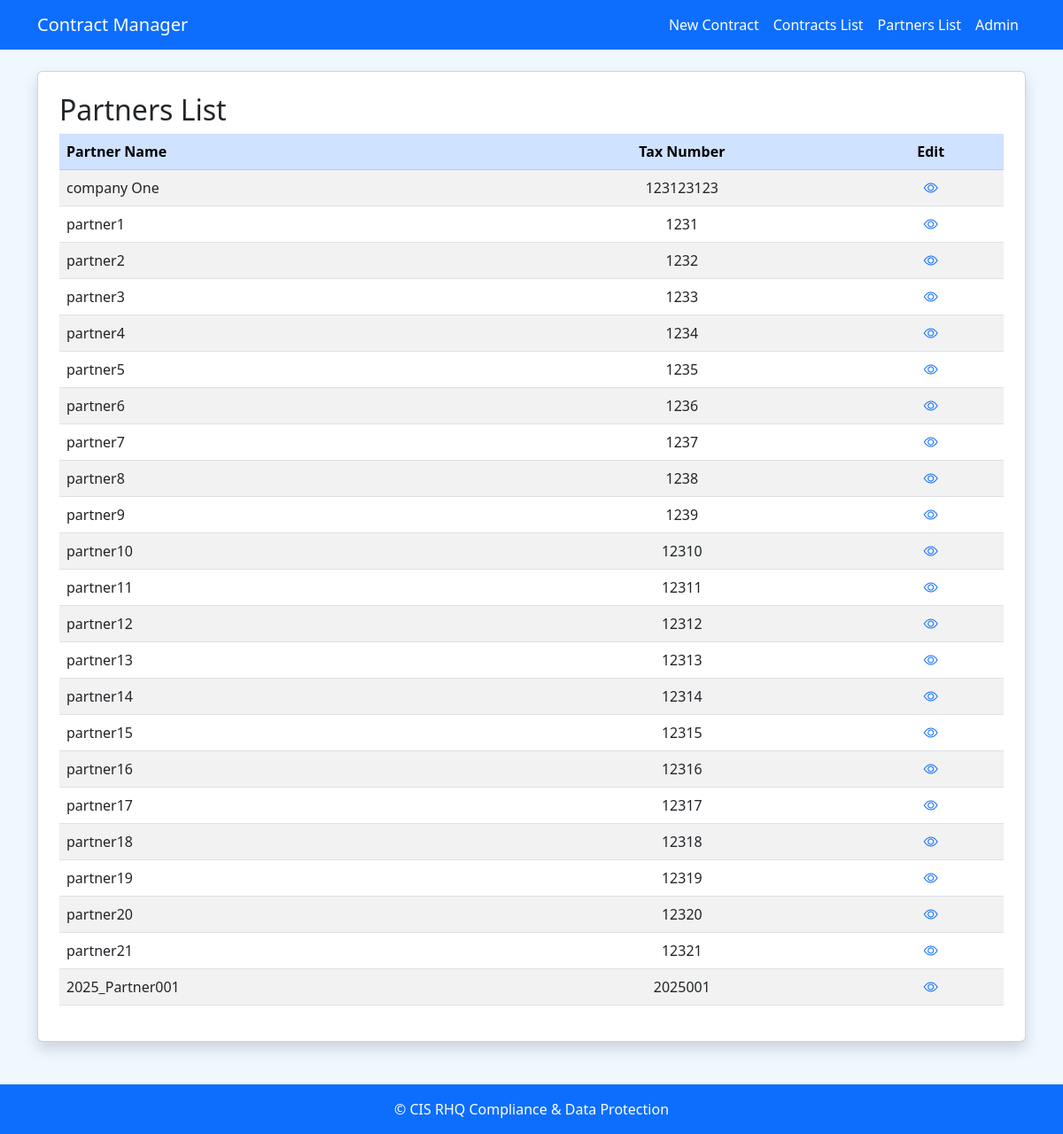
The app's page /choose_partner/ with its own data.
### app/models.py (models this page shows)
class Partner(db.Model):
    __tablename__ = 'partners'
    partner_id = mapped_column(Integer, primary_key=True, autoincrement=True)
    partner_name = mapped_column(String(100), nullable=False)
    tax_no = mapped_column(Integer, nullable=False)
    contracts = relationship("Contract", back_populates="partner")

### app/route_main/routes.py (the view)
@bp.route("/choose_partner/")
def choose_partner():
    partners = Partner.query.all()
    partners_per_page = 10
    total_partners = Partner.query.count()
    total_pages = (total_partners + partners_per_page - 1) // partners_per_page  # Calculate total pages
    return render_template('temp_choose_partner1.html', partners=partners, total_pages=total_pages, total_partners=total_partners)

### app/templates/temp_choose_partner1.html (shortened to what this page needs)
{% extends 'base.html' %}
{% block content %}
<link rel="stylesheet" href="//cdn.datatables.net/2.1.8/css/dataTables.dataTables.min.css">
<link rel="stylesheet" href="//cdn.datatables.net/2.1.8/css/dataTables.bootstrap5.css">
<div class="card shadow p-4 mb-4">
    <h2 class="card-title">Partners List</h2>
    <div class="table-responsive">
        <table id="partnersTable" class="table table-striped">
            <thead class="table-primary compact">
                <tr>
                    <th>Partner Name</th>
                    <th style="text-align: center;">Tax Number</th>
                    <th style="text-align: center;">Edit</th>
                </tr>
            </thead>
            <tbody>
                {% for partner in partners %}
                <tr class="partner-row" data-partner-name="{{ partner.partner_name }}" data-tax-no="{{ partner.tax_no }}"
                        onclick="window.location='{{ url_for('route_main.new_partner') }}'">
                    <td>{{ partner.partner_name }}</td>
                    <td style="text-align: center;"> {{ partner.tax_no }}</td>
                    <td style="text-align: center;">
                        <a href="#">
                            <i class="bi bi-eye text-primary"></i>
                        </a>
                    </td>
                </tr>
                {% endfor %}
            </tbody>
        </table>
    </div>
</div>
{% endblock %}

### app/static/styles.css (style rules this page uses)
body { background-color: #f0f8ff; }
.container h1, h2 { color: #004085; }
.partner-row { cursor:pointer; }

### records on screen
Partner: partner_name "company One", tax_no "123123123"
Partner: partner_name "partner1", tax_no "1231"
Partner: partner_name "partner2", tax_no "1232"
Partner: partner_name "partner3", tax_no "1233"
Partner: partner_name "partner4", tax_no "1234"
Partner: partner_name "partner5", tax_no "1235"
Partner: partner_name "partner6", tax_no "1236"
Partner: partner_name "partner7", tax_no "1237"
Partner: partner_name "partner8", tax_no "1238"
Partner: partner_name "partner9", tax_no "1239"
Partner: partner_name "partner10", tax_no "12310"
Partner: partner_name "partner11", tax_no "12311"
Partner: partner_name "partner12", tax_no "12312"
Partner: partner_name "partner13", tax_no "12313"
Partner: partner_name "partner14", tax_no "12314"
Partner: partner_name "partner15", tax_no "12315"
Partner: partner_name "partner16", tax_no "12316"
Partner: partner_name "partner17", tax_no "12317"
Partner: partner_name "partner18", tax_no "12318"
Partner: partner_name "partner19", tax_no "12319"
Partner: partner_name "partner20", tax_no "12320"
Partner: partner_name "partner21", tax_no "12321"
Partner: partner_name "2025_Partner001", tax_no "2025001"
